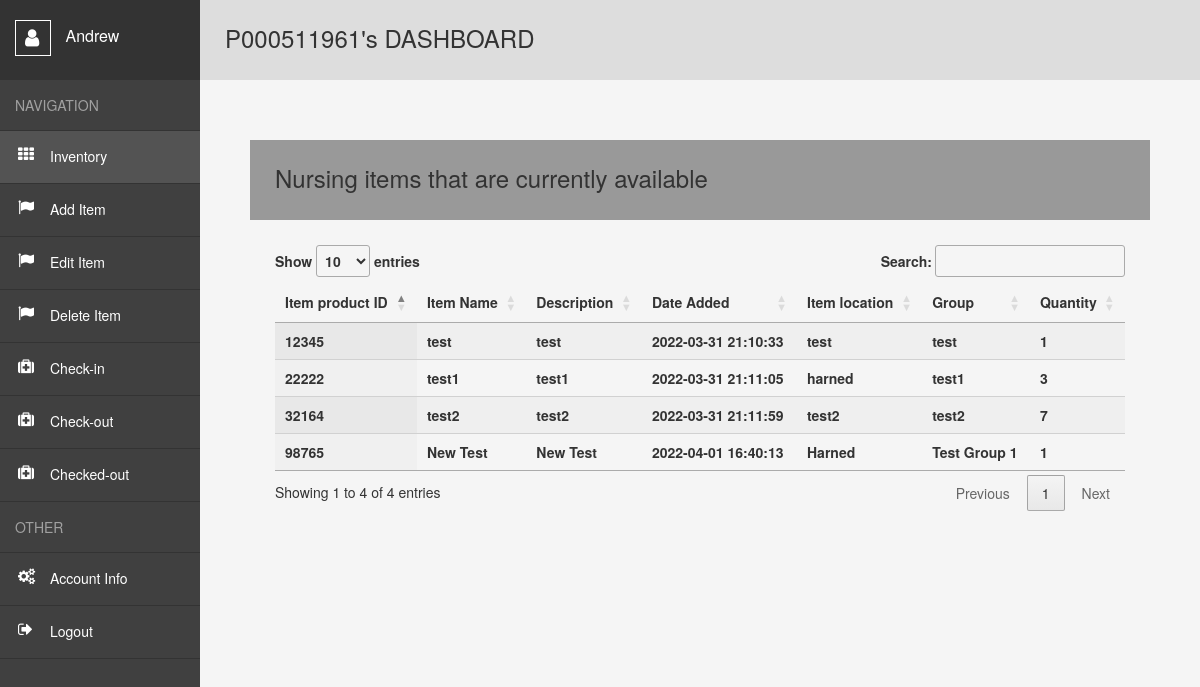
Page /user (signed in) on the earlier database version.
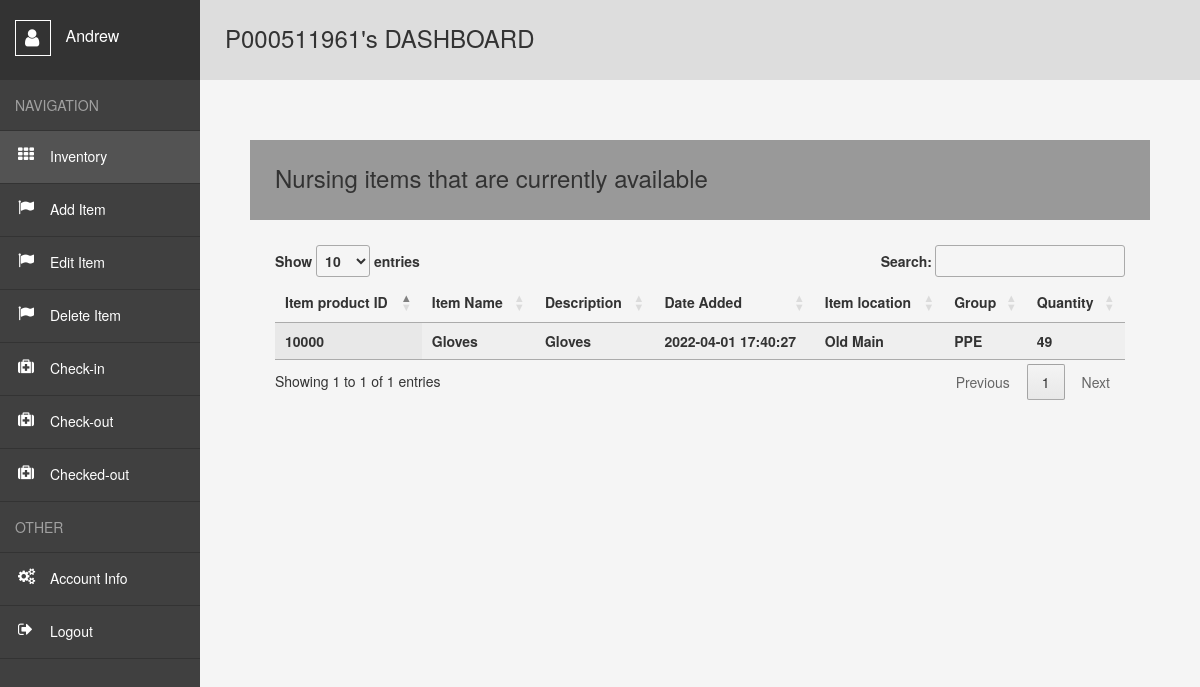
Same page on the later database version.
### website/models.py (models this page shows)
class User(db.Model, UserMixin):##usermixin makes it easier for user login
    id = db.Column(db.Integer, primary_key=True)##unique key
    email = db.Column(db.String(320), unique=True)##cant have the same email
    telnum = db.Column(db.String(10),unique=True)##cant have the same telephone number
    s_id = db.Column(db.String(9),unique=True)
    fname = db.Column(db.String(26))
    lname = db.Column(db.String(50))
    password = db.Column(db.String(15))
    sf = db.Column(db.String(7))
    zip = db.Column(db.String(5))
    date_created = db.Column(db.DateTime(timezone=True), default=func.now())
    borroweditems= db.relationship('Borroweditem', backref='user',passive_deletes=True)##reference all borroweditems##relationship with db
    creators= db.relationship('Inventory', backref='user',passive_deletes=True)##reference all borroweditems##relationship with db

class Inventory(db.Model):
    id = db.Column(db.Integer, primary_key=True)
    product_id = db.Column(db.Integer(), unique=True)
    product_name = db.Column(db.String(26))
    date_added = db.Column(db.DateTime(timezone=True), default=func.now())
    desc=db.Column(db.String(200))
    i_loc=db.Column(db.String(200))
    quantity= db.Column(db.Integer)
    group= db.Column(db.String(26))
    subgroup=db.Column(db.String(26))
    Creator = db.Column(db.Integer, db.ForeignKey('user.id', ondelete="CASCADE"),nullable=False) ##foreign key relationship //id of who added it.

### website/views.py (the view)
@views.route("/user")
@login_required## needs to be logged in to be accessed
def user():
    if session.get("SCHOOL_ID", None) is not None and session.get("FNAME",None) is not None:
        items = Inventory.query.filter().all()
        return render_template("user.html",user = current_user,data = items)
    else:
        flash("You do not have access to this page! Pls, Log in!", category="error")
        return redirect(url_for('views.home'))

### website/templates/user.html (shortened to what this page needs)
<!DOCTYPE html>
<html lang="en">
<head>
    <link rel= "stylesheet" type= "text/css" href= "{{ url_for('static',filename='styles3.css') }}">
    <link rel="stylesheet" href="https://maxcdn.bootstrapcdn.com/bootstrap/3.3.6/css/bootstrap.min.css" />
    <link href='https://cdn.datatables.net/1.10.24/css/jquery.dataTables.min.css' rel='stylesheet' type='text/css'>
</head>
<body>
  {% if session['SCHOOL_ID'] and session['FNAME'] and session['LNAME'] and session['DATE'] and session['SF'] and user.is_authenticated %}
    <div class="wrapper">
        <nav>
          <header>
            <span></span>
              {{session['FNAME']}}
          </header>
          <ul>
            <li><span>Navigation</span></li>
            <li><a class="active" style="text-decoration:none" href="{{url_for('views.user')}}">Inventory</a></li>
            <li><a style="text-decoration:none" href="{{url_for('views.add')}}">Add Item</a></li>
            <li><a style="text-decoration:none" href="{{url_for('views.edit')}}">Edit Item</a></li>
            <li><a style="text-decoration:none" href="{{url_for('views.delete')}}">Delete Item</a></li>
            <li><a style="text-decoration:none" href="{{url_for('views.Check_in')}}">Check-in</a></li>
            <li><a style="text-decoration:none" href="{{url_for('views.Check_out')}}">Check-out</a></li>
            <li><a style="text-decoration:none" href="{{url_for('views.Checked')}}">Checked-out</a></li>
            <li><span>Other</span></li>
            <li><a style="text-decoration:none" href="{{url_for('views.account_info')}}">Account Info</a></li>
            <li><a style="text-decoration:none" href="{{url_for('auth.logout')}}">Logout</a></li>
          </ul>
        </nav>
        <main>
          <h1>P{{session['SCHOOL_ID']}}'s DASHBOARD</h1>
          <div class="container-fluid">
            <div class="row" style="padding:50px;">
                <p><h2>Nursing items that are currently available</h1></p>
                <div >
                    <table id='empTable' class='display dataTable' width='100%'>
                        <thead>
                        <tr>
                            <th>Item product ID</th>
                            <th>Item Name</th>
                            <th>Description</th>
                            <th>Date Added</th>
                            <th>Item location</th>
                            <th>Group</th>
                            <th>Quantity</th>
                        </tr>
                        </thead>
                        <tbody>
                          {% for row in data %}
                          <tr>
                              <th>{{row.product_id}}</th>
                              <th>{{row.product_name}}</th>
                              <th>{{row.desc}}</th>
                              <th>{{row.date_added}}</th>
                              <th>{{row.i_loc}}</th>
                              <th>{{row.group}}</th>
                              <th>{{row.quantity}}</th>
                          </tr>
                          {% endfor %}
                        </tbody>
                    </table>
                </div>
           </div>
        </div>
        </main>
      </div>
    {% endif %}
</body>
</html>

### website/static/styles3.css (style rules this page uses)
*, *:before, *:after { margin: 0; padding: 0; box-sizing: border-box; }
*:before, *:after { content: ""; display: block; position: absolute; }
html, body { height: 100%; }
body { font: 15px "Open Sans", sans-serif; color: #777; }
a { cursor: pointer; }
ul { list-style: none; }
.wrapper { display: flex; min-height: 100%; }
nav { width: 200px; background: #404040; }
nav header { position: relative; height: 80px; padding: 20px 0 0 15px; font-size: 16px; color: #fff; background: #333; }
nav header span { position: relative; display: inline-block; width: 36px; height: 36px; margin: 0 10px 0 0; vertical-align: middle; border: 1px solid #fff; }
nav header span:before { content: "\f007"; font: normal 20px fontawesome; top: 7px; left: 9px; }
nav ul span { display: block; padding: 15px; color: rgba(255, 255, 255, 0.5); text-transform: uppercase; border-bottom: 1px solid #333; }
nav ul a { position: relative; display: block; padding: 15px 15px 17px 50px; color: #fff; border-bottom: 1px solid #333; }
nav ul a:hover, nav ul a.active { background: #535353; }
nav ul a:before { font: normal 16px fontawesome; top: 15px; left: 18px; }
nav ul li:nth-child(2) a:before { content: "\f00a"; }
nav ul li:nth-child(3) a:before { content: "\f024"; }
nav ul li:nth-child(4) a:before { content: "\f024"; }
nav ul li:nth-child(5) a:before { content: "\f024"; }
nav ul li:nth-child(6) a:before { content: "\f0fa"; }
nav ul li:nth-child(7) a:before { content: "\f0fa"; }
nav ul li:nth-child(8) a:before { content: "\f0fa"; }
nav ul li:nth-child(10) a:before { content: "\f085"; }
nav ul li:nth-child(11) a:before { content: "\f08b"; }
main { flex: 1; padding: 25px; background: #f5f5f5; }
main h1 { height: 80px; margin: -25px -25px 25px -25px; padding: 0 25px; line-height: 76px; font-size: 24px; font-weight: 400; background: #ddd; }
main h2 { height: 80px; margin: -25px -25px 25px -25px; padding: 0 25px; line-height: 76px; font-size: 24px; font-weight: 400; background: #999; }

Differences in the rows shown:
removed Inventory: product_id "12345", product_name "test", desc "test", date_added "2022-03-31 21:10:33", i_loc "test", group "test", quantity "1"
removed Inventory: product_id "22222", product_name "test1", desc "test1", date_added "2022-03-31 21:11:05", i_loc "harned", group "test1", quantity "3"
removed Inventory: product_id "32164", product_name "test2", desc "test2", date_added "2022-03-31 21:11:59", i_loc "test2", group "test2", quantity "7"
removed Inventory: product_id "98765", product_name "New Test", desc "New Test", date_added "2022-04-01 16:40:13", i_loc "Harned", group "Test Group 1", quantity "1"
added Inventory: product_id "10000", product_name "Gloves", desc "Gloves", date_added "2022-04-01 17:40:27", i_loc "Old Main", group "PPE", quantity "49"
Other differences:
text written by a page script: "Show entries Search: Showing 1 to 4 of 4 entries Previous 1 Next" → "Show entries Search: Showing 1 to 1 of 1 entries Previous 1 Next"
